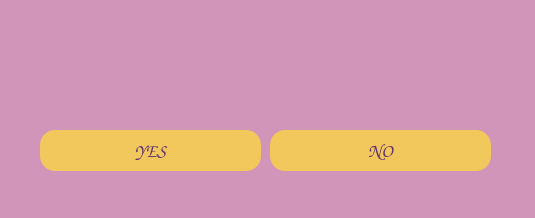
<?xml version="1.0" encoding="UTF-8"?>
<ui version="4.0">
 <class>MainWindow</class>
 <widget class="QMainWindow" name="MainWindow">
  <property name="geometry">
   <rect>
    <x>0</x>
    <y>0</y>
    <width>535</width>
    <height>218</height>
   </rect>
  </property>
  <property name="windowTitle">
   <string>MainWindow</string>
  </property>
  <widget class="QWidget" name="centralwidget">
   <widget class="QTextBrowser" name="bg">
    <property name="geometry">
     <rect>
      <x>-20</x>
      <y>-20</y>
      <width>571</width>
      <height>281</height>
     </rect>
    </property>
    <property name="styleSheet">
     <string notr="true">background-color: rgb(209, 149, 185);</string>
    </property>
   </widget>
   <widget class="QLabel" name="restartgamelabel">
    <property name="geometry">
     <rect>
      <x>40</x>
      <y>-130</y>
      <width>461</width>
      <height>421</height>
     </rect>
    </property>
    <property name="text">
     <string/>
    </property>
    <property name="pixmap">
     <pixmap>../reso/backmainlabel.png</pixmap>
    </property>
    <property name="scaledContents">
     <bool>true</bool>
    </property>
   </widget>
   <widget class="QPushButton" name="yes">
    <property name="geometry">
     <rect>
      <x>40</x>
      <y>130</y>
      <width>221</width>
      <height>41</height>
     </rect>
    </property>
    <property name="font">
     <font>
      <family>Comic Sans MS</family>
      <pointsize>14</pointsize>
      <weight>75</weight>
      <bold>true</bold>
     </font>
    </property>
    <property name="styleSheet">
     <string notr="true">QPushButton {
    background-color: #f2c75b;  /* Background color */
    color: #61346b;               /* Text color */
    border-radius: 15px;          /* Rounded corners */
    padding: 10px;                /* Padding */
}
QPushButton:hover {
    background-color: #d1a95d;    /* Hover background color */
}
</string>
    </property>
    <property name="text">
     <string>YES</string>
    </property>
   </widget>
   <widget class="QPushButton" name="no">
    <property name="geometry">
     <rect>
      <x>270</x>
      <y>130</y>
      <width>221</width>
      <height>41</height>
     </rect>
    </property>
    <property name="font">
     <font>
      <family>Comic Sans MS</family>
      <pointsize>14</pointsize>
      <weight>75</weight>
      <bold>true</bold>
     </font>
    </property>
    <property name="styleSheet">
     <string notr="true">QPushButton {
    background-color: #f2c75b;  /* Background color */
    color: #61346b;               /* Text color */
    border-radius: 15px;          /* Rounded corners */
    padding: 10px;                /* Padding */
}
QPushButton:hover {
    background-color: #d1a95d;    /* Hover background color */
}
</string>
    </property>
    <property name="text">
     <string>NO</string>
    </property>
   </widget>
  </widget>
 </widget>
 <resources/>
 <connections/>
</ui>
